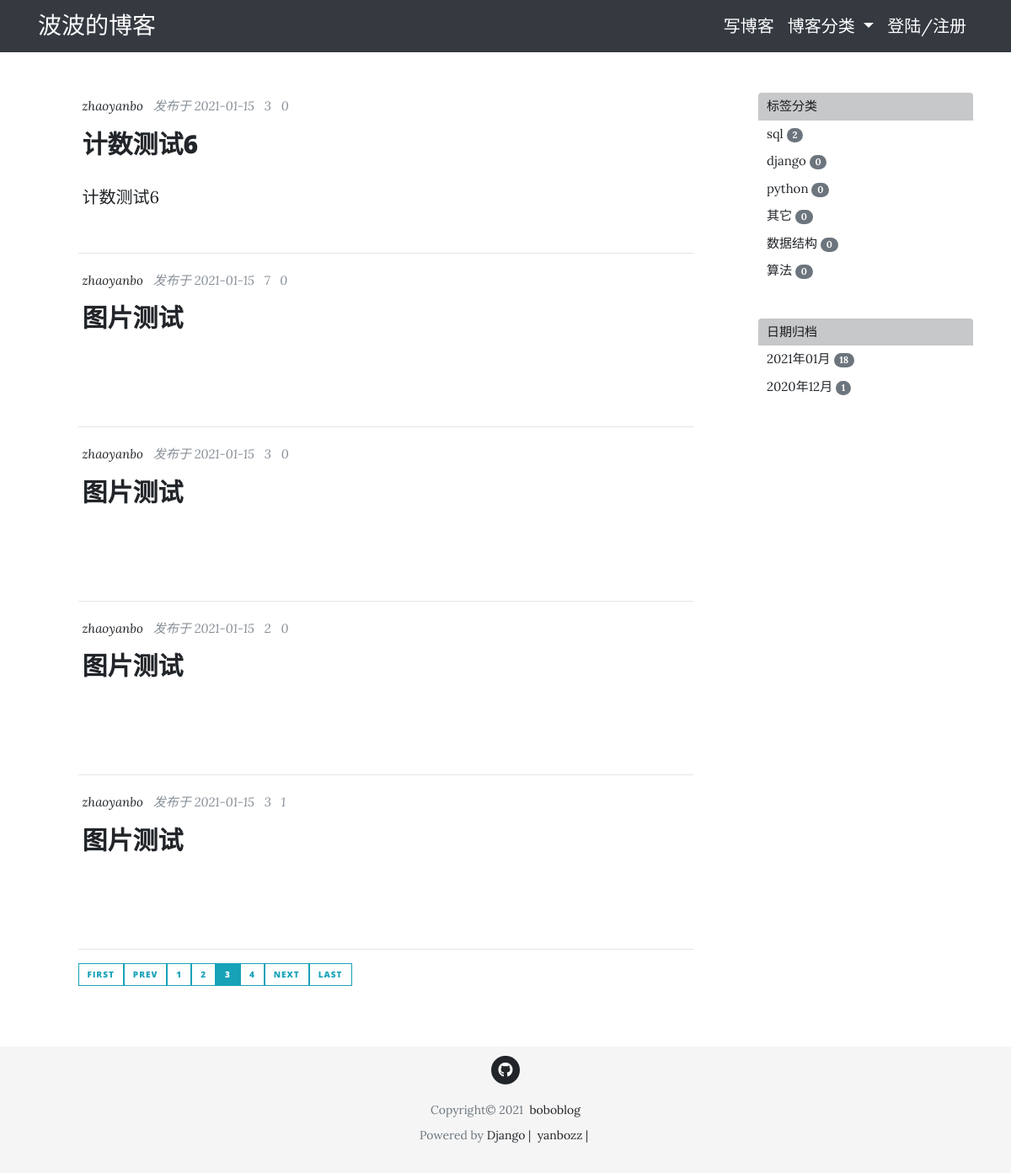
/?page=3, run on the app's committed database.
### blog/models.py (models this page shows, shortened)
class Post(models.Model, ViewCountExtension):
    title = models.CharField(max_length=50)
    pub_date = models.DateTimeField(default=timezone.now)
    content = RichTextField()
    author = models.ForeignKey(User, on_delete=models.CASCADE)
    view_count = GenericRelation(
        ViewCount,
        related_query_name='post',
        content_type_field='content_type',
        object_id_field='object_id'
    )
    view_detail = GenericRelation(
        ViewDetail,
        related_query_name='post',
        content_type_field='content_type',
        object_id_field='object_id',
    )
    @property
    def comments(self):
        qs = Comment.objects.filter_by_instance(self)
        return qs
    @property
    def get_comments_count(self):
        return self.comments.count()
    @property
    def short_content(self):
        paragraphs = self.content.split('</p>')[:2]
        short_content = ''
        for paragraph in paragraphs:
            short_content += paragraph + '</p>'
        return short_content

### viewcount/models.py (models this page shows, shortened)
class ViewCount(models.Model):
    count = models.IntegerField(default=0)
    content_type = models.ForeignKey(ContentType, on_delete=models.CASCADE)
    object_id = models.PositiveIntegerField()
    content_object = GenericForeignKey('content_type', 'object_id')

### tag/models.py (models this page shows, shortened)
class PostTag(models.Model):
    slug = models.SlugField(max_length=50)
    tag_name = models.CharField(max_length=50)
    created = models.DateTimeField(default=timezone.now)
    posts = models.ManyToManyField(Post, blank=True,
                                   related_name='tags', related_query_name='tag')
    objects = PostTagManager()

### blog/views.py (the view)
# urls.py: path('', PostListView.as_view(), name='blog-home'),
class PostListView(ListView, SidebarContextMixin):
    model = Post
    template_name = 'blog/home.html'
    context_object_name = 'posts'
    ordering = ['-pub_date']
    paginate_by = 5

### blog/views.py (called while the page is built)
    def get_context_data(self, **kwargs):
        context = super().get_context_data(**kwargs)
        date_qs = Post.objects.dates('pub_date', 'month', 'DESC')
        post_dates = self.get_count_in_month(date_qs)
        tags = PostTag.objects.get_posts_count()
        context['post_dates'] = post_dates
        context['tags'] = tags
        return context

    def get_count_in_month(self, qs):
        qs = qs.values('datefield').annotate(post_count=Count('id'))
        post_dates = []
        for date_qs in qs:
            post_dates.append((date_qs['datefield'], date_qs['post_count']))
        return post_dates

### comments/models.py (called while the page is built)
    def filter_by_instance(self, instance):
        obj_id = instance.id
        content_type = ContentType.objects.get_for_model(instance.__class__)
        qs = super(CommentManager, self).filter(
            content_type=content_type, object_id=obj_id).filter(parent=None)
        return qs

### tag/models.py (called while the page is built)
    def get_posts_count(self):
        tags = PostTag.objects.annotate(num_posts=Count('posts')).order_by('-num_posts')
        return tags

### viewcount/models.py (called while the page is built)
    def get_view_count(self):
        try:
            view_count = self.view_count.first()
            return view_count.count
        except exceptions.ObjectDoesNotExist:
            return 0

### blog/templates/blog/home.html (shortened to what this page needs)
{% extends "blog/base.html"  %}
{% block content %}
<div class="col-lg-8 col-md-10 mx-auto">
  {% for post in posts %}
  <div class="post-preview">
    <div class="post-meta">
      <a href="">{{ post.author }}&nbsp;&nbsp;</a>
      发布于 {{ post.pub_date|date:"Y-m-d" }}&nbsp;&nbsp;
       {{ post.get_view_count }}&nbsp;&nbsp;
       {{ post.get_comments_count }}&nbsp;&nbsp;
    </div>
    <div class="post-box">
      <a href="{% url 'post-detail' post.id %}">
        <h3 class="post-title">
          {{ post.title }}
        </h3>
      </a>
      {{ post.short_content|safe }}
    </div>
  </div>
  <hr>
  {% endfor %}
  <div class="pagination">
    {% if is_paginated %}
      {% if page_obj.has_previous %}
        <a class="btn btn-outline-info btn-sm mb-4" href="?page=1">First</a>
        <a class="btn btn-outline-info btn-sm mb-4" href="?page={{ page_obj.previous_page_number }}">prev</a>
      {% endif %}
      {% for num in page_obj.paginator.page_range %}
        {% if page_obj.number == num %}
          <a class="btn btn-info btn-sm mb-4" href="?page={{ num }}">{{ num }}</a>
        {% elif num > page_obj.number|add:'-3' and num < page_obj.number|add:'3'%}
          <a class="btn btn-outline-info btn-sm mb-4" href="?page={{ num }}">{{ num }}</a>
        {% endif %}
      {% endfor %}
      {% if page_obj.has_next %}
        <a class="btn btn-outline-info btn-sm mb-4" href="?page={{ page_obj.next_page_number }}">next</a>
        <a class="btn btn-outline-info btn-sm mb-4" href="?page={{ page_obj.paginator.num_pages }}">Last</a>
      {% endif %}
    {% endif %}
  </div>
</div>
{% include 'blog/sidebar.html' %}
{% endblock content %}

### blog/templates/blog/sidebar.html
<div class="hidden-xs col-sm-10 col-md-2 col-lg-3">
  <div class="tag-list">
    <ul class="list-group">
      <li class="list-group-item list-group-item-dark">标签分类</li>
      {% for tag in tags %}
        <a href="{% url 'posts-with-tag' tag.slug %}" class="">
          <li class="list-group-item">
            {{ tag.tag_name }}
            <span class="badge badge-secondary badge-pill">{{ tag.num_posts }}</span>
          </li>
        </a>
      {% endfor %}
    </ul>
  </div>
  <div class="date-list">
    <ul class="list-group">
      <li class="list-group-item list-group-item-dark">日期归档</li>
      {% for post_date, count in post_dates %}
        <a href="{% url 'posts-with-date' post_date.year post_date.month %}" class="">
          <li class="list-group-item">
            {{ post_date|date:"Y年m月" }}
            <span class="badge badge-secondary badge-pill">{{ count }}</span>
          </li>
        </a>
      {% endfor %}
    </ul>
  </div>
</div>

### blog/static/blog/css/clean-blog.css (style rules this page uses)
body { font-size: 20px; color: #212529; font-family: 'Lora', 'Times New Roman', serif; }
ul { list-style-type: none; }
p { line-height: 1.5; margin: 30px 0; }
h1, h2, h3, h4, h5, h6 { font-weight: 800; font-family: 'Open Sans', 'Helvetica Neue', Helvetica, Arial, sans-serif; }
a { color: #212529; transition: all 0.2s; }
.post-preview { padding: 5px }
.post-box { display: -webkit-box; -webkit-box-orient: vertical; -webkit-line-clamp: 8; overflow: hidden; }
.post-box>a>.post-title { font-size: 30px; margin-top: 10px; margin-bottom: 10px; }
.post-preview>.post-meta { font-size: 15px; font-style: italic; margin-top: 0; margin-bottom: 5px; color: #868e96; }
.post-preview>.post-meta>a { font-size: 15px; text-decoration: none; color: #212529; }
.btn { font-size: 14px; font-weight: 800; padding: 15px 25px; letter-spacing: 1px; text-transform: uppercase; border-radius: 0; font-family: 'Open Sans', 'Helvetica Neue', Helvetica, Arial, sans-serif; }
.btn-sm { font-size: 10px; padding: 5px 10px; }
.tag-list { margin-bottom: 40px; font-size: 15px }
.tag-list .list-group-item { padding: 5px 10px; border: 0; }
.date-list { margin-bottom: 40px; font-size: 15px }
.date-list .list-group-item { padding: 5px 10px; border: 0; }

### blog/templates/blog/footer.html (style rules this page uses)
html { position: relative; min-height: 100%; }
body { font-size: 20px; color: #212529; font-family: 'Lora', 'Times New Roman', serif; align-items: center; margin-bottom: 150px; }

### data on the page
Post: author "zhaoyanbo", pub_date "2021-01-15", get_view_count "3", get_comments_count "0", title "计数测试6", short_content "计数测试6"
Post: author "zhaoyanbo", pub_date "2021-01-15", get_view_count "7", get_comments_count "0", title "图片测试"
Post: author "zhaoyanbo", pub_date "2021-01-15", get_view_count "3", get_comments_count "0", title "图片测试"
Post: author "zhaoyanbo", pub_date "2021-01-15", get_view_count "2", get_comments_count "0", title "图片测试"
Post: author "zhaoyanbo", pub_date "2021-01-15", get_view_count "3", get_comments_count "1", title "图片测试"
PostTag: tag_name "sql", num_posts "2"
PostTag: tag_name "django", num_posts "0"
PostTag: tag_name "python", num_posts "0"
PostTag: tag_name "其它", num_posts "0"
PostTag: tag_name "数据结构", num_posts "0"
PostTag: tag_name "算法", num_posts "0"

### other printed values
{{ num }} "1" "2" "4"
{{ num }} "3"
{{ post_date|date:"Y年m月" }} "2021年01月" "2020年12月"
{{ count }} "18" "1"
